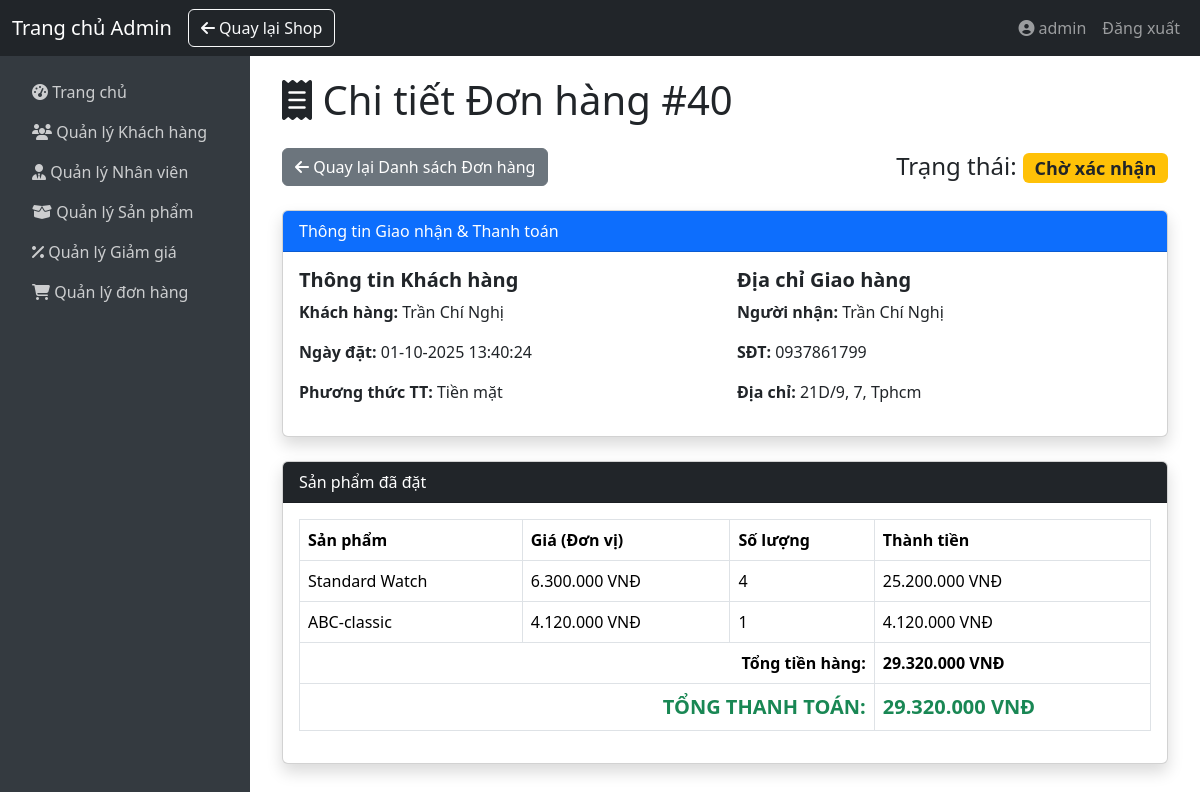
Screenshot of /index.php?action=admin/orders/detail&id=40 (signed in) with the database file from the repository.
### tables this page shows
CREATE TABLE `orders` (
  `id` int(11) NOT NULL,
  `user_id` int(11) NOT NULL,
  `fullname` varchar(255) DEFAULT NULL,
  `phone` varchar(50) DEFAULT NULL,
  `email` varchar(255) DEFAULT NULL,
  `address` text DEFAULT NULL,
  `district` varchar(100) DEFAULT NULL,
  `city` varchar(100) DEFAULT NULL,
  `postcode` varchar(20) DEFAULT NULL,
  `note` text DEFAULT NULL,
  `payment_method` varchar(50) DEFAULT NULL,
  `total` decimal(12,2) DEFAULT NULL,
  `created_at` datetime DEFAULT current_timestamp(),
  `updated_at` datetime DEFAULT current_timestamp() ON UPDATE current_timestamp(),
  `status` enum('Chờ xác nhận','Đang giao','Giao thành công','Đã hủy') NOT NULL DEFAULT 'Chờ xác nhận'
);

CREATE TABLE `order_items` (
  `id` int(11) NOT NULL,
  `order_id` int(11) NOT NULL,
  `product_id` int(11) NOT NULL,
  `quantity` int(11) NOT NULL,
  `price` decimal(12,2) NOT NULL,
  `created_at` datetime DEFAULT current_timestamp(),
  `updated_at` datetime DEFAULT current_timestamp() ON UPDATE current_timestamp()
);

CREATE TABLE `products` (
  `id` int(11) NOT NULL,
  `name` varchar(255) NOT NULL,
  `description` text DEFAULT NULL,
  `image` varchar(255) DEFAULT NULL,
  `price` decimal(10,2) DEFAULT 0.00,
  `stock` int(11) NOT NULL,
  `category_id` int(11) NOT NULL,
  `created_at` timestamp NOT NULL DEFAULT current_timestamp(),
  `updated_at` timestamp NOT NULL DEFAULT current_timestamp() ON UPDATE current_timestamp()
);

### controller/admin/OrderAdminController.php (called while the page is built, shortened)
<?php
require_once __DIR__ . "/../../model/Order.php";
class OrderAdminController {
    private Order $orderModel;
    public function __construct(Order $orderModel, User $userModel) {
        $this->orderModel = $orderModel;
    }
    public function viewOrderDetail(): void {
        $orderId = $_GET['id'] ?? null;
        $orderDetail = $this->orderModel->getOrderById($orderId);
        $currentStatusKey = $orderDetail['status'] ?? '';
        $statusInfo = self::STATUS_MAP[$currentStatusKey] ?? ['name' => $currentStatusKey, 'class' => 'secondary'];
        $statusText = $statusInfo['name'];
        $badgeColor = $statusInfo['class'];
        global $orderItemsModel;
        $orderItems = $orderItemsModel->getOrderItemsByOrderId($orderId);
        include __DIR__ . '/../../view/admin/orderDetail.php';
    }
}

### model/Order.php (called while the page is built, shortened)
<?php
class Order {
    private $pdo;
    public function __construct($pdo) {
        $this->pdo = $pdo;
    }
    public function getOrderById($order_id) {
        $stmt = $this->pdo->prepare("SELECT * FROM orders WHERE id = ?");
        $stmt->execute([$order_id]);
        return $stmt->fetch(PDO::FETCH_ASSOC);
    }
}
?>

### model/OrderItems.php (called while the page is built, shortened)
<?php
class OrderItems {
    private $pdo;
    public function __construct($pdo) {
        $this->pdo = $pdo;
    }
    public function getOrderItemsByOrderId(int $orderId) {
        $sql = "SELECT order_items.*, products.name,  products.image  FROM order_items JOIN products ON order_items.product_id = products.id WHERE order_items.order_id = ?";
        $stmt = $this->pdo->prepare($sql);
        $stmt->execute([$orderId]);
        return $stmt->fetchAll(PDO::FETCH_ASSOC);
    }
}
?>

### view/admin/orderDetail.php (the view, shortened to what this page needs)
<?php
include __DIR__ . "/components/header.php";
include __DIR__ . "/components/navbar.php";
include __DIR__ . "/components/sidebar.php";
function formatCurrency($amount) {
    return number_format($amount, 0, ',', '.') . ' VNĐ';
}
function formatDate($datetimeString) {
    try {
        $date = new DateTime($datetimeString);
        return $date->format('d-m-Y H:i:s');
    } catch (Exception $e) {
        return htmlspecialchars($datetimeString);
    }
}
function formatShippingAddress($orderDetail) {
    $addressParts = [];
    if (!empty($orderDetail['address'])) $addressParts[] = $orderDetail['address'];
    if (!empty($orderDetail['district'])) $addressParts[] = $orderDetail['district'];
    if (!empty($orderDetail['city'])) $addressParts[] = $orderDetail['city'];
    return htmlspecialchars(implode(', ', $addressParts) ?: 'N/A');
}
?>
<div class="main-content">
    <div class="container-fluid">
        <h1 class="mb-4 text-dark"><i class="fa-solid fa-receipt"></i> Chi tiết Đơn hàng #<?= htmlspecialchars($orderId) ?></h1>
        <div class="d-flex justify-content-between mb-4">
            <a href="index.php?action=admin/orders" class="btn btn-secondary">
                <i class="fa-solid fa-arrow-left"></i> Quay lại Danh sách Đơn hàng
            </a>
            <span class="fs-4">
                Trạng thái: <span class="badge bg-<?= htmlspecialchars($badgeColor) ?>"><?= htmlspecialchars($statusText) ?></span>
            </span>
        </div>
        <div class="card shadow mb-4">
            <div class="card-header bg-primary text-white">
                Thông tin Giao nhận & Thanh toán
            </div>
            <div class="card-body row">
                <div class="col-md-6">
                    <h5 class="fw-bold">Thông tin Khách hàng</h5>
                    <p><strong>Khách hàng:</strong> <?= htmlspecialchars($orderDetail['fullname'] ?? 'N/A') ?></p>
                    <p><strong>Ngày đặt:</strong> <?= formatDate($orderDetail['created_at'] ?? 'N/A') ?></p>
                    <p><strong>Phương thức TT:</strong> <?= htmlspecialchars($orderDetail['payment_method'] ?? 'N/A') ?></p>
                </div>
                <div class="col-md-6">
                    <h5 class="fw-bold">Địa chỉ Giao hàng</h5>
                    <p><strong>Người nhận:</strong> <?= htmlspecialchars($orderDetail['fullname'] ?? 'N/A') ?></p>
                    <p><strong>SĐT:</strong> <?= htmlspecialchars($orderDetail['phone'] ?? 'N/A') ?></p>
                    <p><strong>Địa chỉ:</strong> <?= formatShippingAddress($orderDetail) ?></p>
                </div>
            </div>
        </div>
        <div class="card shadow mb-4">
            <div class="card-header bg-dark text-white">
                Sản phẩm đã đặt
            </div>
            <div class="card-body">
                <table class="table table-bordered">
                    <thead>
                        <tr>
                            <th>Sản phẩm</th>
                            <th>Giá (Đơn vị)</th>
                            <th>Số lượng</th>
                            <th>Thành tiền</th>
                        </tr>
                    </thead>
                    <tbody>
                        <?php $subtotal = 0; ?>
                        <?php foreach ($orderItems as $item):
                            $itemTotal = ($item['quantity'] ?? 0) * ($item['price'] ?? 0);
                            $subtotal += $itemTotal;
                        ?>
                            <tr>
                                <td><?= htmlspecialchars($item['name'] ?? 'Sản phẩm không rõ') ?></td>
                                <td><?= formatCurrency($item['price'] ?? 0) ?></td>
                                <td><?= htmlspecialchars($item['quantity'] ?? 0) ?></td>
                                <td><?= formatCurrency($itemTotal) ?></td>
                            </tr>
                        <?php endforeach; ?>
                    </tbody>
                    <tfoot>
                        <tr>
                            <th colspan="3" class="text-end">Tổng tiền hàng:</th>
                            <th><?= formatCurrency($subtotal) ?></th>
                        </tr>
                        <tr>
                            <th colspan="3" class="text-end text-success fs-5">TỔNG THANH TOÁN:</th>
                            <th class="text-success fs-5"><?= formatCurrency($orderDetail['total'] ?? $subtotal) ?></th>
                        </tr>
                    </tfoot>
                </table>
            </div>
        </div>
    </div>
</div>

### view/admin/components/header.php (style rules this page uses)
body { min-height: 100vh; display: flex; flex-direction: column; }
.main-content { flex: 1; padding: 20px; }

### rows the page displays
orders: status "Chờ xác nhận", fullname "Trần Chí Nghị", created_at "01-10-2025 13:40:24", payment_method "Tiền mặt", phone "0937861799", total "29.320.000 VNĐ"
order_items: product.name "Standard Watch", price "6.300.000 VNĐ", quantity "4", formatCurrency($itemTotal) "25.200.000 VNĐ"
order_items: product.name "ABC-classic", price "4.120.000 VNĐ", quantity "1", formatCurrency($itemTotal) "4.120.000 VNĐ"

### other values shown
$_SESSION['user']['username'] "admin"
$orderId "40"
formatShippingAddress($orderDetail) "21D/9, 7, Tphcm"
formatCurrency($subtotal) "29.320.000 VNĐ"
